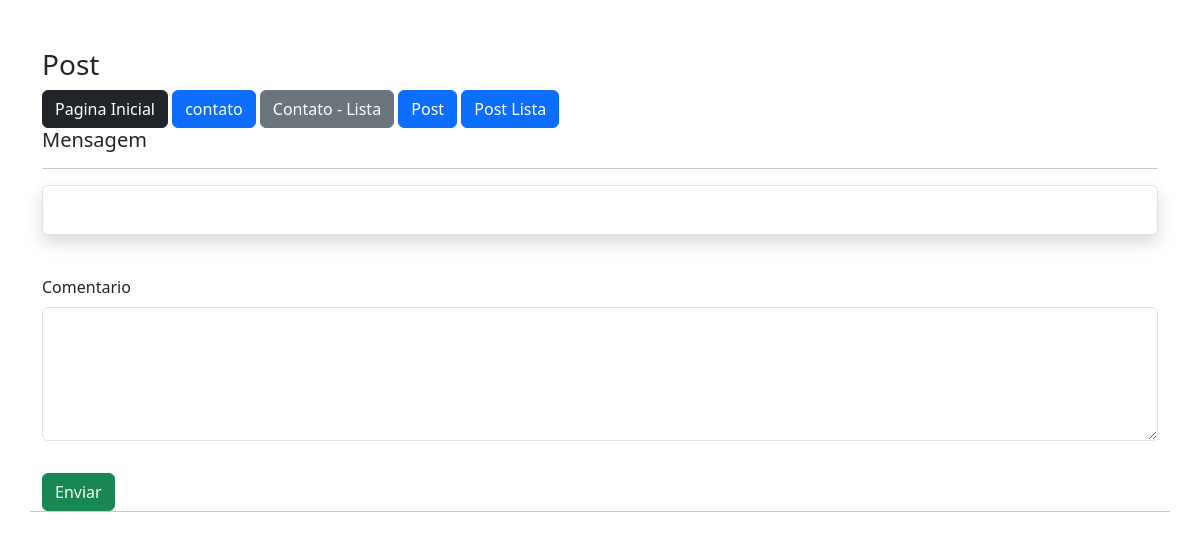
The app's page /post/3 (signed in), older data.
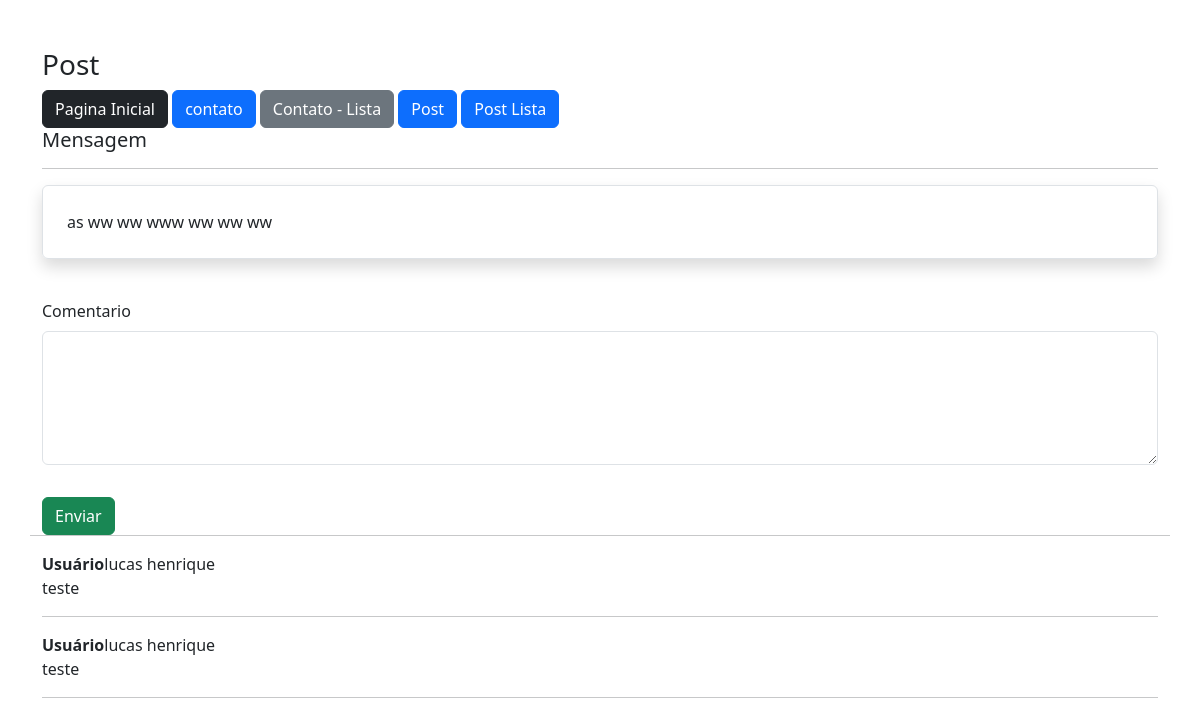
The same page, newer data.
### app/models.py (models this page shows, shortened)
class Post(db.Model):
    id = db.Column(db.Integer,primary_key=True)
    data_criacao = db.Column(db.DateTime, default=datetime.now(timezone.utc))
    mensagem = db.Column(db.Text, nullable=True)
    imagem = db.Column(db.String, nullable=True, default='default.png')
    user_id = db.Column(db.Integer, db.ForeignKey('user.id'), nullable=True)
    comentario = db.relationship('Comentarios', backref='post', lazy=True)

class Comentarios(db.Model):
    id = db.Column(db.Integer,primary_key=True)
    data_criacao = db.Column(db.DateTime, default=datetime.now(timezone.utc))
    comentario = db.Column(db.Text, nullable=True)
    user_id = db.Column(db.Integer, db.ForeignKey('user.id'), nullable=True)
    post_id = db.Column(db.Integer, db.ForeignKey('post.id'), nullable=True)

class User(db.Model, UserMixin):
    id = db.Column(db.Integer,primary_key=True)
    nome = db.Column(db.String(100), nullable=True)
    sobrenome = db.Column(db.String(100), nullable=True)
    email = db.Column(db.String(150), nullable=True)
    senha = db.Column(db.String(150), nullable=True)
    posts = db.relationship('Post', backref='user', lazy=True)
    post_comentario = db.relationship('Comentarios', backref='user', lazy=True)

### app/views.py (the view)
@app.route('/post/<int:id>', methods=['GET', 'POST'])
@login_required
def PostDetail(id):
    post = Post.query.get(id)
    form = PostComentarioForm()
    if form.validate_on_submit():
        form.save(current_user.id, post.id)
        return redirect(url_for('Homepage'))
    return render_template('post.html', post=post, form=form)

### app/forms.py (shortened to what this page needs)
class PostComentarioForm(FlaskForm):
    comentario = TextAreaField('Comentario',validators=[DataRequired()])
    btnSubmit = SubmitField('Enviar')

### app/models.py (called while the page is built)
@login_manager.user_loader
def load_user(user_id):
    return User.query.get(user_id)

### app/templates/post.html (shortened to what this page needs)
{% extends 'base.html' %}
{% block content %}
    <div class="container mt-5">
        <div class="row">
            <h3>Post</h3>
        </div>
            {% include 'nav.html' %}
            <div class="row">
                <div class="col-12">
                    <h5>Mensagem</h5>
                    <hr>
                    <div class="col-12 border rounded p-4 shadow">
                        {{post.mensagem}}
                    </div>
                </div>
                <div class="col-12 mt-3">
                    <form action="" method="post" class="row mt-4">
                        <div class="col-12 mb-3">
                            {{ form.comentario.label(class="form-label") }}
                            {{ form.comentario(class="form-control", rows="5") }}
                        </div>
                        <div class="col-12 mt-3">
                            {{ form.btnSubmit(class="btn btn-success") }}
                        </div>
                    </form>
                </div>
                <hr>
                <div class="col-12">
                {% for c in post.comentario %}
                <p>
                    <b>Usuário</b>{{c.user.nome}}  {{c.user.sobrenome}} <br>
                    {{c.comentario}}
                </p>
                <hr>
                {% endfor %}
            </div>
            </div>
    </div>
{% endblock %}

### app/templates/base.html (shortened to what this page needs)
<!DOCTYPE html>
<html lang="pt-br">
<head>
    <link href="https://cdn.jsdelivr.net/npm/bootstrap@5.3.3/dist/css/bootstrap.min.css" rel="stylesheet">
</head>
<body>
    <section class="container-fluid mt-2">{% block content %} {% endblock %}</section>
</body>
</html>

### app/templates/nav.html
<a href="/" target="_self" class="btn btn-dark">Pagina Inicial</a>
<a href="{{url_for('contato')}}" target="_self" class="btn btn-primary">contato</a>
<a href="{{url_for('contatoLista')}}" target="_self" class="btn btn-secondary">Contato - Lista</a>
<a href="{{url_for('PostNovo')}}" target="_self" class="btn btn-primary">Post</a>
<a href="{{url_for('ListaPost')}}" target="_self" class="btn btn-primary">Post Lista</a>

Row changes from the older to the newer data that the page shows:
added Post: mensagem "as ww ww www ww ww ww"
added Comentarios: user.nome "lucas", user.sobrenome "henrique", comentario "teste"
added Comentarios: user.nome "lucas", user.sobrenome "henrique", comentario "teste"
